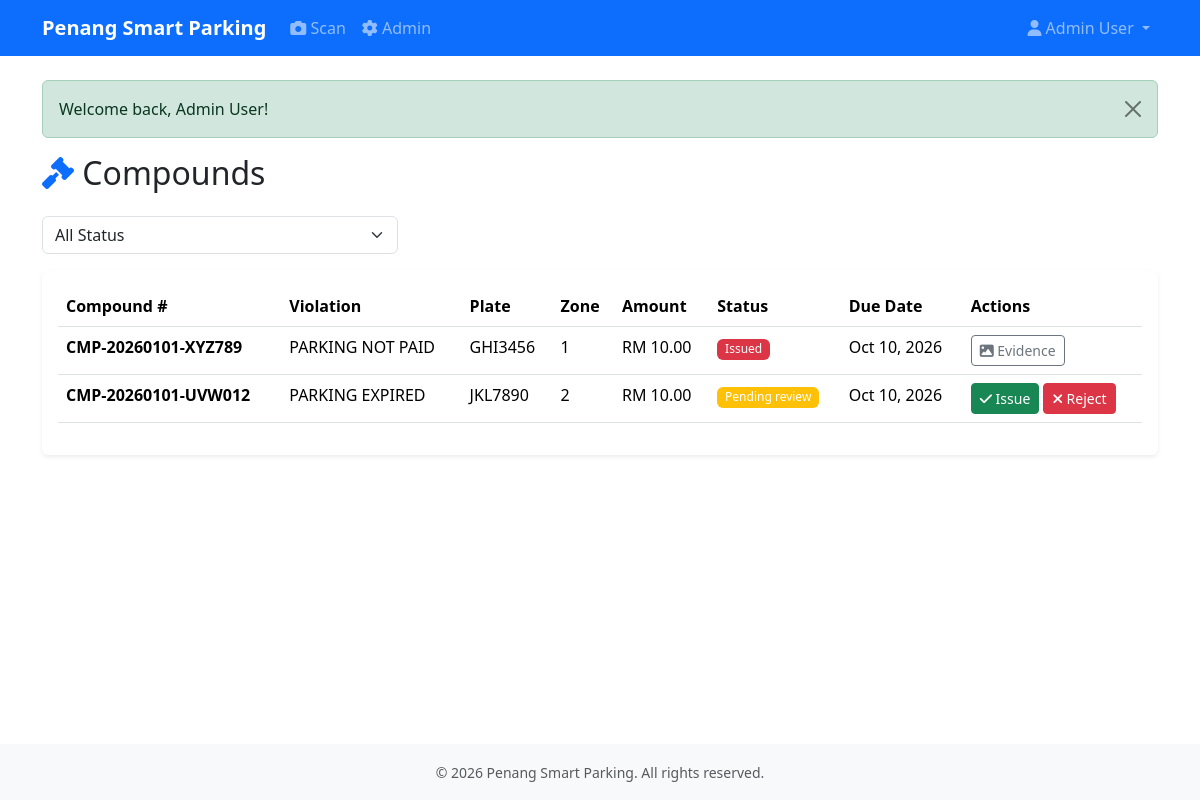
/Penang_Smart_Parking/officer/compounds (signed in), run on the app's committed database.
### tables this page shows
CREATE TABLE compounds (
    id INT UNSIGNED AUTO_INCREMENT PRIMARY KEY,
    compound_number VARCHAR(50) NOT NULL UNIQUE,
    violation_type VARCHAR(100) NOT NULL,
    normalized_plate VARCHAR(50) NOT NULL,
    plate_snapshot VARCHAR(255),
    vehicle_id INT UNSIGNED,
    customer_id INT UNSIGNED,
    zone_id INT UNSIGNED,
    detection_time DATETIME NOT NULL,
    evidence_path VARCHAR(500),
    amount DECIMAL(10, 2) NOT NULL,
    status ENUM('pending_review', 'issued', 'paid', 'overdue', 'appealed', 'cancelled') NOT NULL DEFAULT 'pending_review',
    issued_by INT UNSIGNED,
    reviewed_by INT UNSIGNED,
    due_date DATETIME NOT NULL,
    paid_at DATETIME,
    review_remarks TEXT,
    created_at DATETIME NOT NULL DEFAULT CURRENT_TIMESTAMP,
    updated_at DATETIME NOT NULL DEFAULT CURRENT_TIMESTAMP ON UPDATE CURRENT_TIMESTAMP,
    FOREIGN KEY (vehicle_id) REFERENCES vehicles(id) ON DELETE SET NULL,
    FOREIGN KEY (customer_id) REFERENCES users(id) ON DELETE SET NULL,
    FOREIGN KEY (zone_id) REFERENCES parking_zones(id) ON DELETE SET NULL,
    FOREIGN KEY (issued_by) REFERENCES users(id),
    FOREIGN KEY (reviewed_by) REFERENCES users(id),
    INDEX idx_compound_number (compound_number),
    INDEX idx_normalized_plate (normalized_plate),
    INDEX idx_status (status),
    INDEX idx_due_date (due_date)
);

### config/bootstrap.php (called while the page is built, shortened)
<?php
require_once __DIR__ . '/../app/helpers/security.php';
require_once __DIR__ . '/../app/controllers/OfficerController.php';
function render(string $view, array $data = []): void {
    extract($data);
    require __DIR__ . '/../app/views/partials/header.php';
    require __DIR__ . '/../app/views/' . $view . '.php';
    require __DIR__ . '/../app/views/partials/footer.php';
}

### app/controllers/OfficerController.php (called while the page is built, shortened)
<?php
class OfficerController {
    private $compoundService;
    public function __construct() {
        $this->compoundService = new CompoundService();
    }
    public function compounds() {
        $status = $_GET['status'] ?? 'all';
        if ($status === 'all') {
            $compounds = $this->compoundService->getAll(100);
        } else {
            $compounds = $this->compoundService->getPendingReview();
        }
        render('officer/compounds', ['compounds' => $compounds, 'status' => $status]);
    }
}

### config/database.php (called while the page is built, shortened)
<?php
function db(): PDO {
    static $pdo = null;
    if ($pdo === null) {
        $host = getenv('DB_HOST') ?: '127.0.0.1';
        $port = getenv('DB_PORT') ?: '3306';
        $dbname = getenv('DB_DATABASE') ?: 'penang_parking';
        $username = getenv('DB_USERNAME') ?: 'root';
        $password = getenv('DB_PASSWORD') ?: '123456';
        $dsn = "mysql:host=$host;port=$port;dbname=$dbname;charset=utf8mb4";
        $options = [
            PDO::ATTR_ERRMODE => PDO::ERRMODE_EXCEPTION,
            PDO::ATTR_DEFAULT_FETCH_MODE => PDO::FETCH_ASSOC,
            PDO::ATTR_EMULATE_PREPARES => false,
            PDO::MYSQL_ATTR_INIT_COMMAND => "SET NAMES utf8mb4 COLLATE utf8mb4_unicode_ci"
        ];
        try {
            $pdo = new PDO($dsn, $username, $password, $options);
        } catch (PDOException $e) {
            error_log("Database connection failed: " . $e->getMessage());
            if (APP_DEBUG) {
                throw $e;
            }
            echo '<!DOCTYPE html><html><body style="font-family:Arial;padding:40px;">';
            echo '<h2>Database Connection Error</h2>';
            echo '<p>Please ensure MySQL is running and the database has been created.</p>';
            echo '<p><strong>Steps to fix:</strong></p>';
            echo '<ol>';
            echo '<li>Open XAMPP Control Panel and start MySQL</li>';
            echo '<li>Go to phpMyAdmin (http://localhost/phpmyadmin)</li>';
            echo '<li>Create database: <code>penang_parking</code></li>';
            echo '<li>Import <code>database/schema.sql</code></li>';
            echo '<li>Optional: Import <code>database/seed.sql</code> for demo data</li>';
            echo '</ol>';
            echo '<p><a href="http://localhost">Back to home</a></p>';
            echo '</body></html>';
            exit;
        }
    }
    return $pdo;
}

### app/services/CompoundService.php (called while the page is built, shortened)
<?php
class CompoundService {
    private $compoundModel;
    public function __construct() {
        $this->compoundModel = new CompoundModel();
    }
    public function getAll(int $limit = 100, int $offset = 0): array {
        return $this->compoundModel->getAll($limit, $offset);
    }
}

### app/models/CompoundModel.php (called while the page is built, shortened)
<?php
class CompoundModel {
    private $pdo;
    public function __construct() {
        $this->pdo = db();
    }
    public function getAll(int $limit = 100, int $offset = 0): array {
        $stmt = $this->pdo->prepare('SELECT * FROM compounds ORDER BY created_at DESC LIMIT ? OFFSET ?');
        $stmt->execute([$limit, $offset]);
        return $stmt->fetchAll();
    }
}

### app/helpers/security.php (called while the page is built, shortened)
<?php
function e(string $value): string {
    return htmlspecialchars($value, ENT_QUOTES, 'UTF-8');
}

### app/views/officer/compounds.php (the view, shortened to what this page needs)
<div class="row">
    <div class="col-12">
        <h2 class="mb-4"><i class="fas fa-gavel text-primary"></i> Compounds</h2>
    </div>
</div>
<div class="row mb-3">
    <div class="col-md-4">
        <select class="form-select" id="statusFilter" onchange="filterCompounds()">
            <option value="all">All Status</option>
        </select>
    </div>
</div>
<div class="row">
    <div class="col-12">
        <div class="card">
            <div class="card-body">
                <?php if (count($compounds) > 0): ?>
                <div class="table-responsive">
                    <table class="table table-hover">
                        <thead>
                            <tr>
                                <th>Compound #</th>
                                <th>Violation</th>
                                <th>Plate</th>
                                <th>Zone</th>
                                <th>Amount</th>
                                <th>Status</th>
                                <th>Due Date</th>
                                <th>Actions</th>
                            </tr>
                        </thead>
                        <tbody>
                            <?php foreach ($compounds as $compound): ?>
                            <tr>
                                <td><strong><?php echo e($compound['compound_number']); ?></strong></td>
                                <td><?php echo e(str_replace('_', ' ', $compound['violation_type'])); ?></td>
                                <td><?php echo e($compound['normalized_plate']); ?></td>
                                <td><?php echo e($compound['zone_id']); ?></td>
                                <td>RM <?php echo number_format($compound['amount'], 2); ?></td>
                                <td>
                                    <span class="badge bg-<?php echo match($compound['status']) {
                                        'issued' => 'danger',
                                        'paid' => 'success',
                                        'pending_review' => 'warning',
                                        'appealed' => 'info',
                                        'cancelled' => 'secondary',
                                        default => 'dark'
                                    }; ?>">
                                        <?php echo e(ucfirst(str_replace('_', ' ', $compound['status']))); ?>
                                    </span>
                                </td>
                                <td><?php echo e(date('M d, Y', strtotime($compound['due_date']))); ?></td>
                                <td>
                                    <?php if ($compound['status'] === 'pending_review'): ?>
                                    <button class="btn btn-sm btn-success" onclick="reviewCompound(<?php echo $compound['id']; ?>, 'issued')">
                                        <i class="fas fa-check"></i> Issue
                                    </button>
                                    <button class="btn btn-sm btn-danger" onclick="reviewCompound(<?php echo $compound['id']; ?>, 'rejected')">
                                        <i class="fas fa-times"></i> Reject
                                    </button>
                                    <?php elseif ($compound['status'] === 'issued'): ?>
                                    <button class="btn btn-sm btn-outline-secondary" onclick="viewEvidence(<?php echo $compound['id']; ?>)">
                                        <i class="fas fa-image"></i> Evidence
                                    </button>
                                    <?php endif; ?>
                                </td>
                            </tr>
                            <?php endforeach; ?>
                        </tbody>
                    </table>
                </div>
                <?php else: ?>
                <p class="text-muted">No compounds found.</p>
                <?php endif; ?>
            </div>
        </div>
    </div>
</div>

### assets/css/main.css (style rules this page uses)
:root { --primary-color: #0d6efd; --success-color: #198754; --warning-color: #ffc107; --danger-color: #dc3545; }
body { min-height: 100vh; display: flex; flex-direction: column; }
.card { border: none; box-shadow: 0 0.125rem 0.25rem rgba(0, 0, 0, 0.075); margin-bottom: 1rem; }
.badge { font-weight: 500; padding: 0.35em 0.65em; }
.table th { font-weight: 600; border-top: none; }

### data on the page
compounds: compound_number "CMP-20260101-XYZ789", violation_type "PARKING NOT PAID", normalized_plate "GHI3456", zone "1", amount "10.00", status "Issued", due_date "Oct 10, 2026"
compounds: compound_number "CMP-20260101-UVW012", violation_type "PARKING EXPIRED", normalized_plate "JKL7890", zone "2", amount "10.00", status "Pending review", due_date "Oct 10, 2026"

### other printed values
APP_NAME "Penang Smart Parking"
currentUser()['full_name'] "Admin User"
$_SESSION['flash_message'] "Welcome back, Admin User!"
